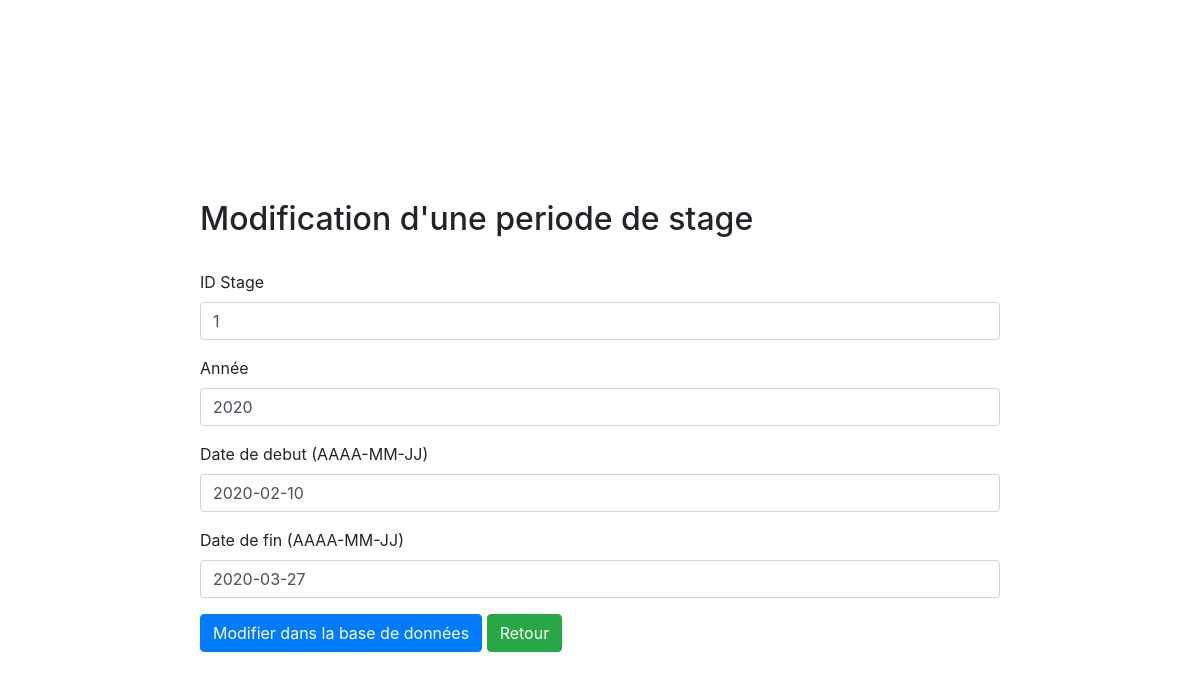
The app's page /modifstage.php?id=1, older data.
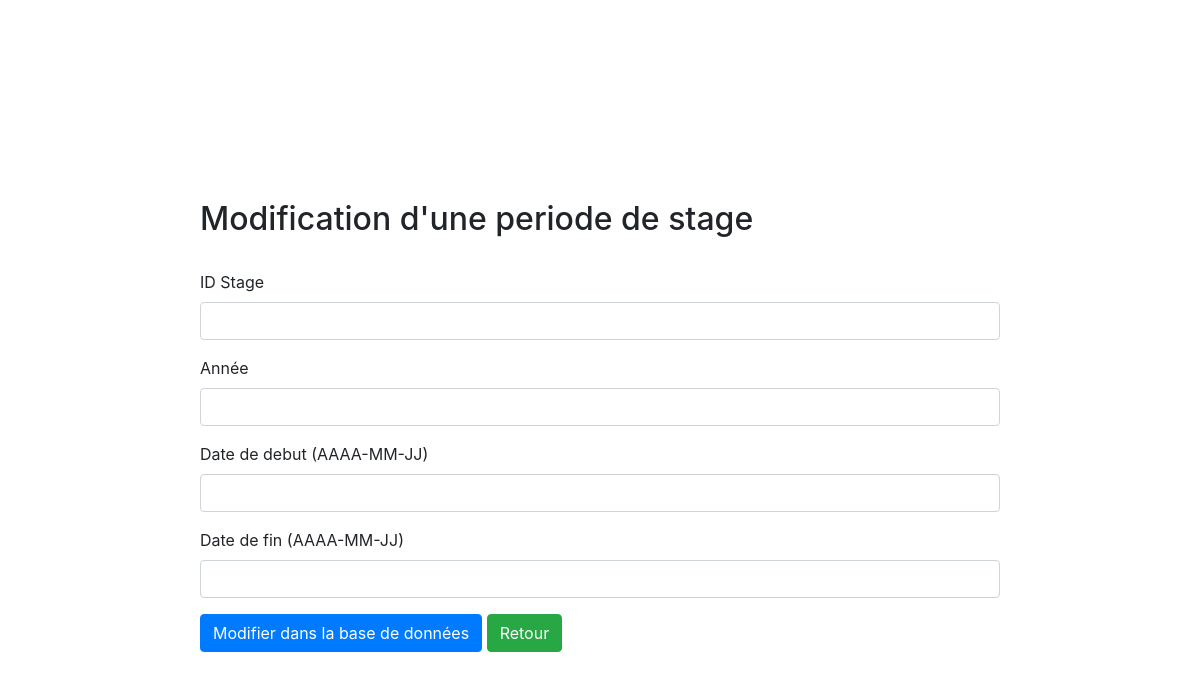
The same page, newer data.
### tables this page shows
CREATE TABLE `sta_periode` (
  `idperiode` int(11) DEFAULT NULL,
  `annee` int(11) DEFAULT NULL,
  `date_debut` date DEFAULT NULL,
  `date_fin` date DEFAULT NULL
);

### modifstage.php (the view, shortened to what this page needs)
<?php
include('connexion.php');
$id = $_REQUEST['id'];
?>
<!DOCTYPE html>
<html>
    <head>
        <link rel="stylesheet" href="https://maxcdn.bootstrapcdn.com/bootstrap/4.0.0/css/bootstrap.min.css">
    </head>
    <body style="margin: 200px;">
        <h2>Modification d'une periode de stage</h2>
        <br>
        <?php
        $sql = "SELECT * FROM sta_periode WHERE idperiode ='" . $id . "'";
        $q = $connection->query($sql);
        $row = $q->fetch();
        ?>
        <form method="POST" action="">
            <div class="form-group">
                <label for="">ID Stage</label>
                <input type="text" class="form-control" id="example" name="idperiode" value=<?php echo $row['idperiode']; ?>>
            </div>
            <div class="form-group">
                <label for="">Année</label>
                <input type="text" class="form-control" id="example" name="annee" value="<?php echo $row['annee']; ?>">
            </div>
            <div class="form-group">
                <label for="">Date de debut (AAAA-MM-JJ)</label>
                <input type="text" class="form-control" id="example" name="date_debut" value="<?php echo $row['date_debut']; ?>">
            </div>
            <div class="form-group">
                <label for="">Date de fin (AAAA-MM-JJ)</label>
                <input type="text" class="form-control" id="example" name="date_fin" value="<?php echo $row['date_fin']; ?>">
            </div>
            <button type="submit" class="btn btn-primary" name="submit">Modifier dans la base de données</button>
            <a class="btn btn-success" href="stage.php?">Retour</a>
        </form>
    </body>
</html>

Row changes from the older to the newer data that the page shows:
removed sta_periode: idperiode "1", annee "2020", date_debut "2020-02-10", date_fin "2020-03-27"
